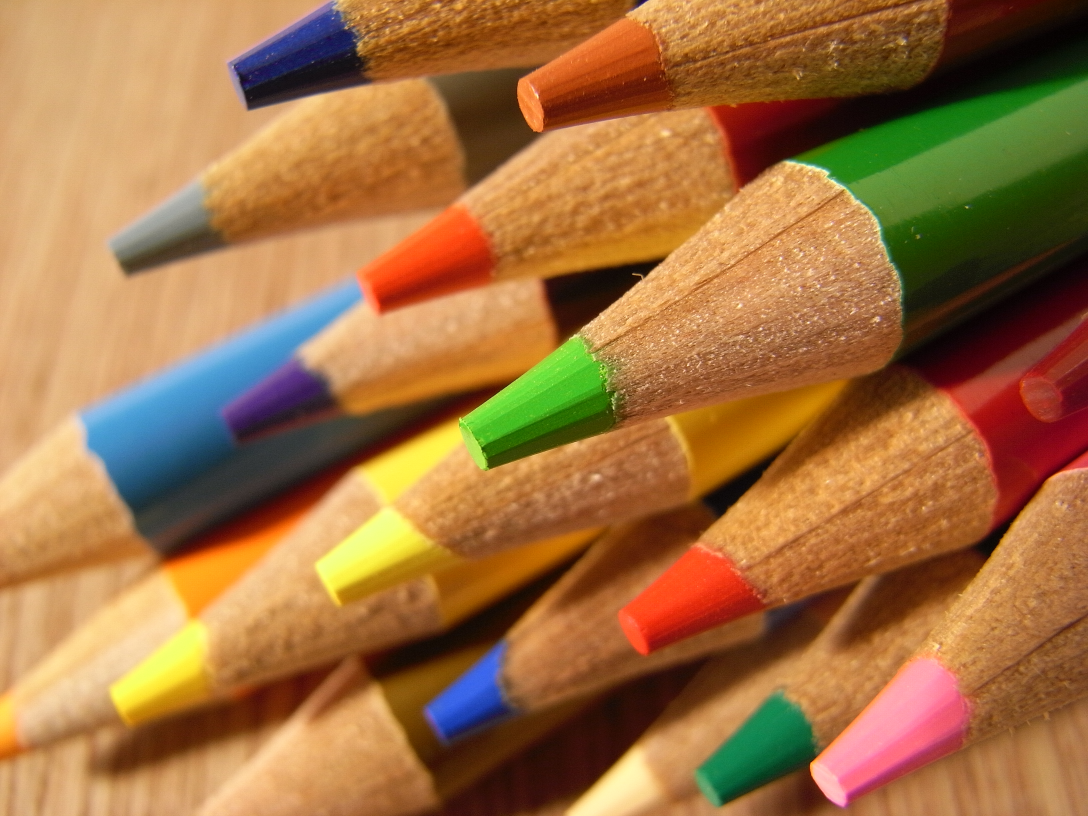
#> input picture colors.jpg, 3264 x 2448 px (shown at 1/3 size)
$ jupyter execute 'Mouse Move Select [Advanced Python].ipynb'   (Python 2 division)
#> lines starting #> are read from the running program, lines starting #| are printed output that depends on the picture
[cell 1]
import cv2
# import cv2.cv as cv
from time import time
boxes = []
def on_mouse(event, x, y, flags, params):
    # global img
    t = time()

    if event == cv2.EVENT_LBUTTONDOWN:
         print 'Start Mouse Position: '+str(x)+', '+str(y)
         sbox = [x, y]
         boxes.append(sbox)
         # print count
         # print sbox

    elif event == cv2.EVENT_LBUTTONUP:
        print 'End Mouse Position: '+str(x)+', '+str(y)
        ebox = [x, y]
        boxes.append(ebox)
        print boxes
        crop = img[boxes[-2][1]:boxes[-1][1],boxes[-2][0]:boxes[-1][0]]

        cv2.imshow('crop',crop)
        k =  cv2.waitKey(0)
        if ord('r')== k:
            cv2.imwrite('Crop'+str(t)+'.jpg',crop)
            print "Written to file"
count = 0
while(1):
    count += 1
    img = cv2.imread('colors.jpg',0)
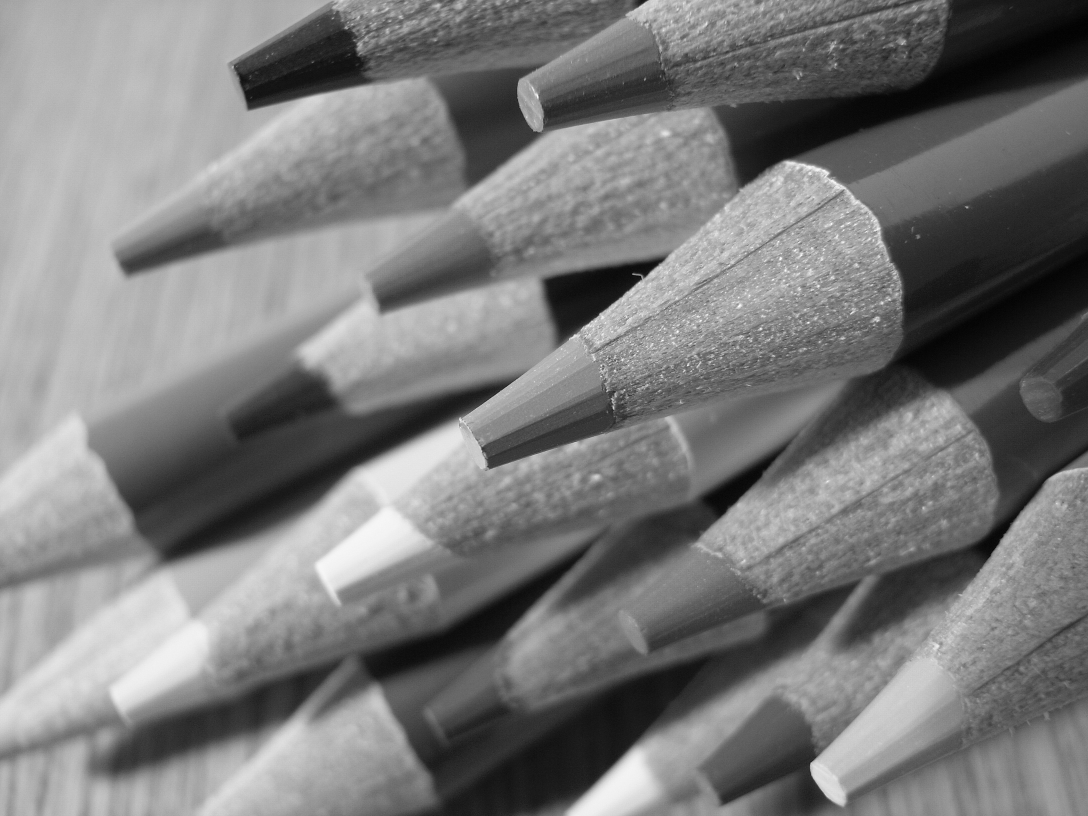
#> img: shape (2448, 3264) (shown at 1/3 size); min 0, max 255, mean 122.6
    # img = cv2.blur(img, (3,3))
    img = cv2.resize(img, None, fx = 0.25,fy = 0.25)
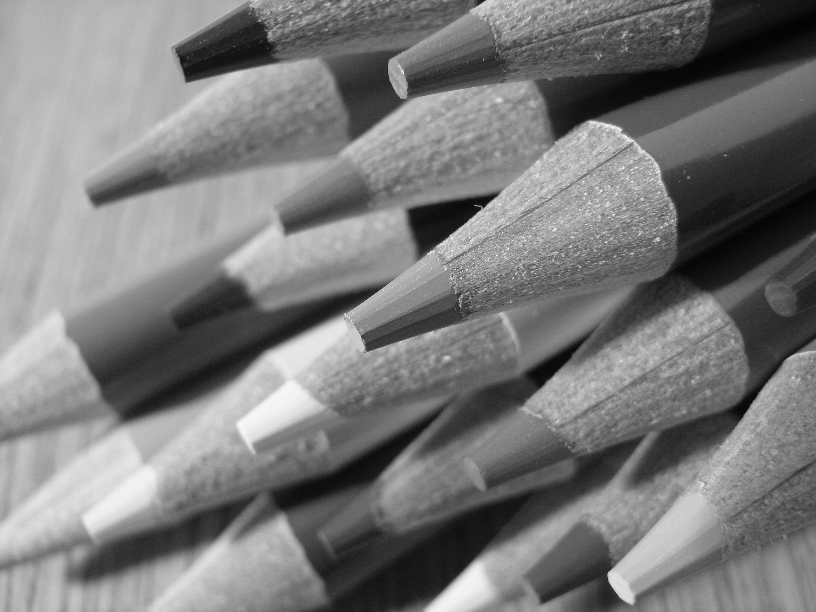
#> img: shape (612, 816); min 1, max 255, mean 122.7

    cv2.namedWindow('real image')
    cv2.setMouseCallback('real image', on_mouse, 0)
    cv2.imshow('real image', img)
    if count < 50:
        if cv2.waitKey(33) == 27:
#> (key Esc is pressed here)
            cv2.destroyAllWindows()
            break
    elif count >= 50:
        if cv2.waitKey(0) == 27:
            cv2.destroyAllWindows()
            break
        count = 0
